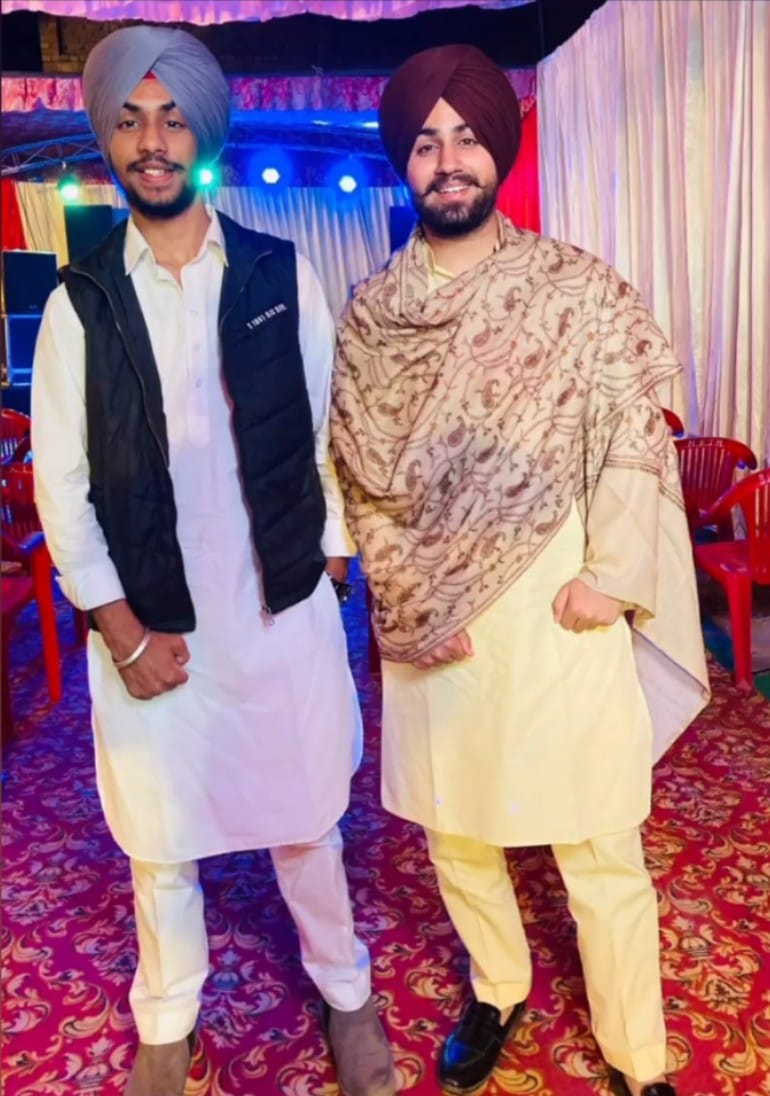
#> input picture abc.jpg, 770 x 1096 px
$ python splitmerge.py
#> lines starting #> are read from the running program, lines starting #| are printed output that depends on the picture
from heapq import merge
import cv2 as cv
import numpy as np

img = cv.imread('abc.jpg')
#> img is the input picture: shape (1096, 770, 3); mean B, G, R 131.5, 116.4, 157.1
cv.imshow('Image', img)

blank = np.zeros(img.shape[:2], dtype='uint8')

b,g,r = cv.split(img)
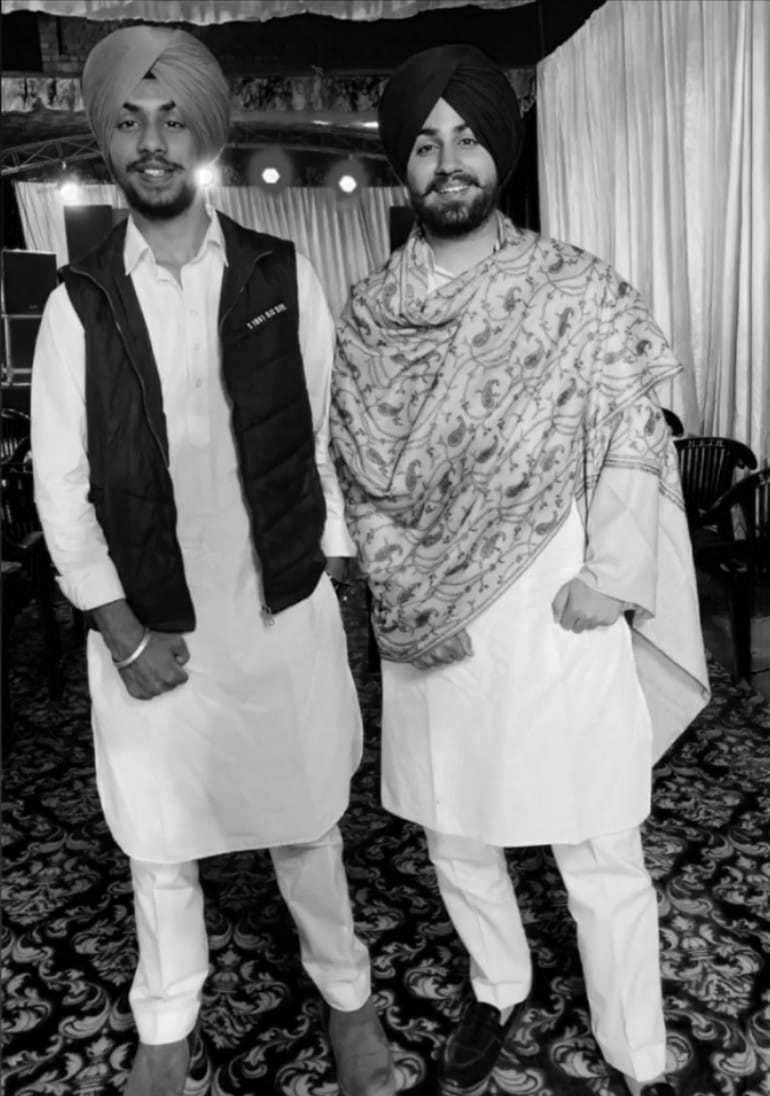
#> g: shape (1096, 770); min 0, max 255, mean 116.4
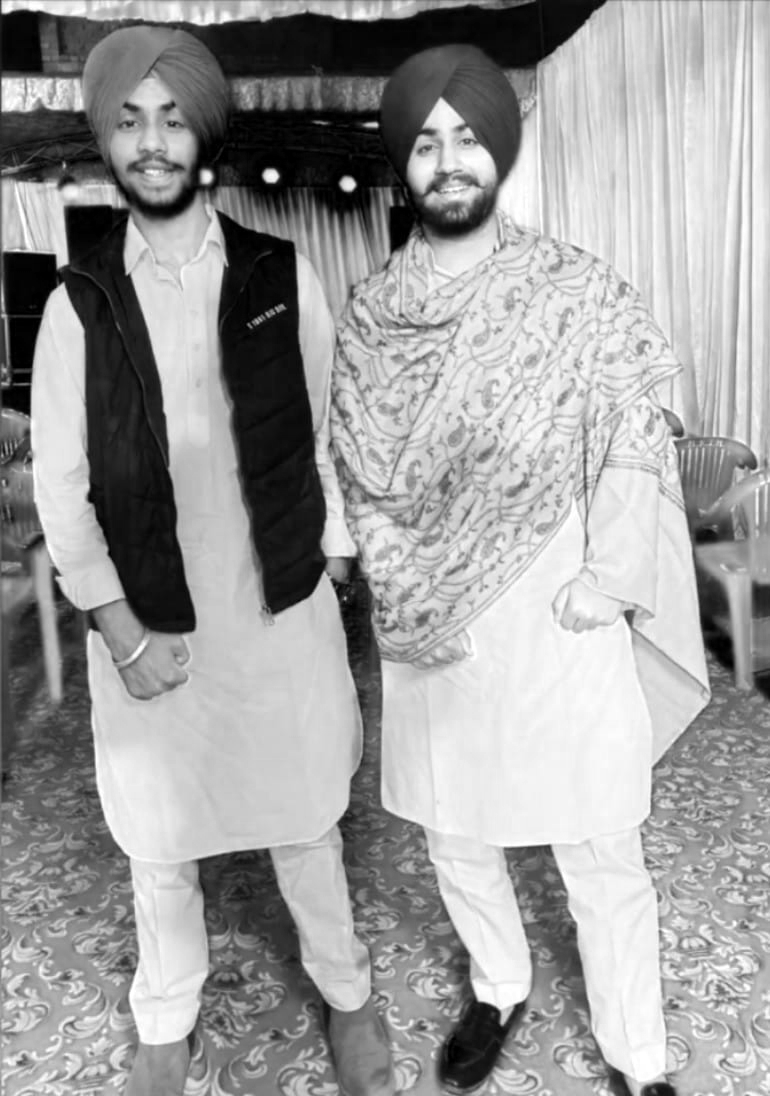
#> r: shape (1096, 770); min 0, max 255, mean 157.1
cv.imshow('Blue', b)
cv.imshow('Green', g)
cv.imshow('Red', r)

blue = cv.merge([b,blank,blank])
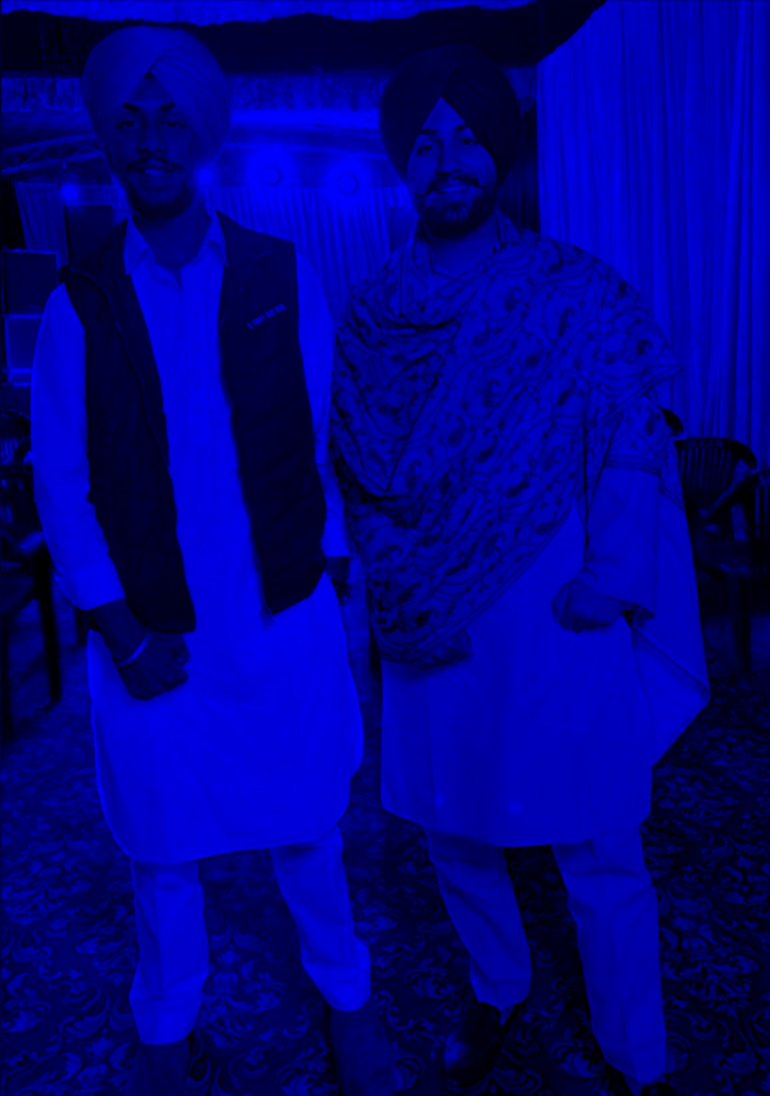
#> blue: shape (1096, 770, 3); mean of channels 0, 1, 2 131.5, 0, 0; drawn as B, G, R
green = cv.merge([blank,g,blank])
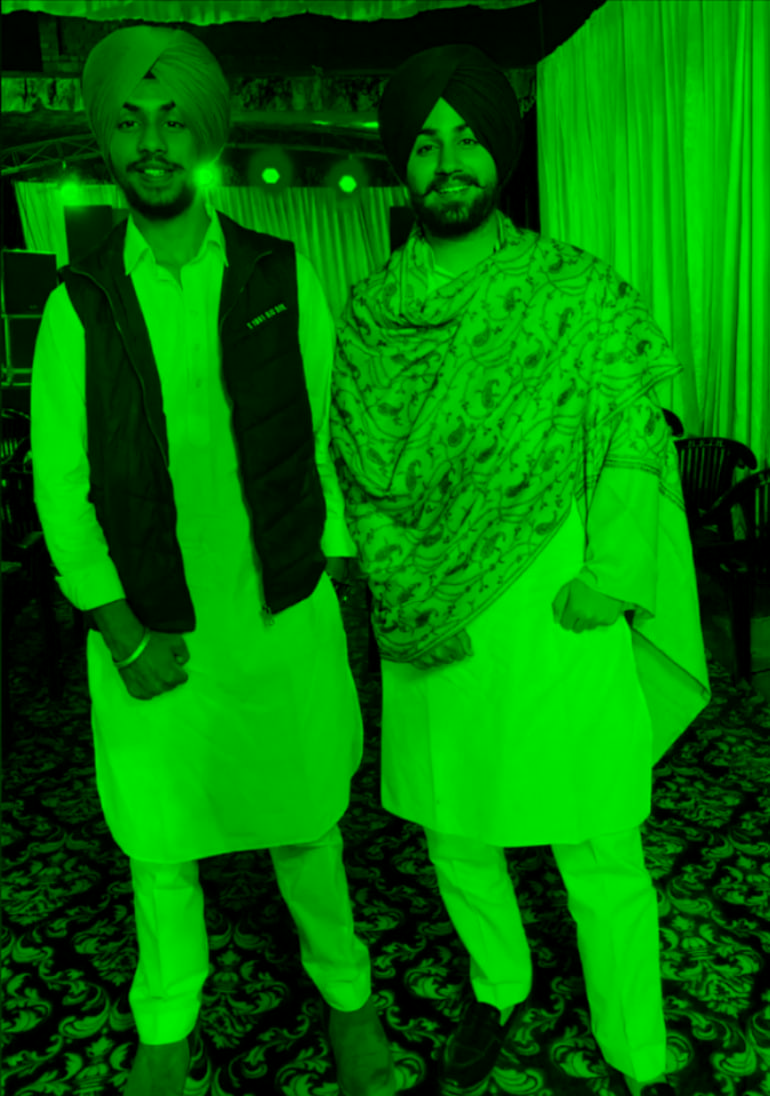
#> green: shape (1096, 770, 3); mean of channels 0, 1, 2 0, 116.4, 0; drawn as B, G, R
red = cv.merge([blank,blank,r])
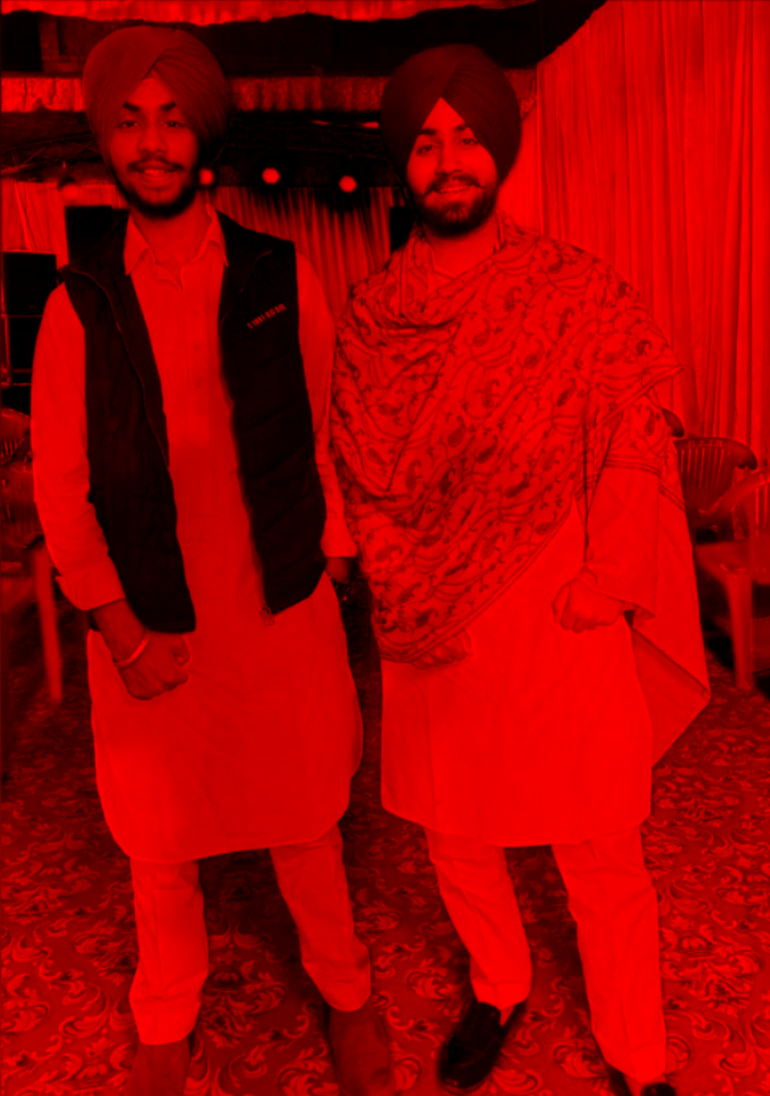
#> red: shape (1096, 770, 3); mean of channels 0, 1, 2 0, 0, 157.1; drawn as B, G, R
cv.imshow('Blue2', blue)
cv.imshow('Green2', green)
cv.imshow('Red2', red)

print(img.shape)
#| (1096, 770, 3)
print(b.shape)
#| (1096, 770)
print(g.shape)
#| (1096, 770)
print(r.shape)
#| (1096, 770)

merged = cv.merge([b,g,r])
cv.imshow('Merged', merged)

cv.waitKey(0)

$ run again, with cat.jpg copied over abc.jpg
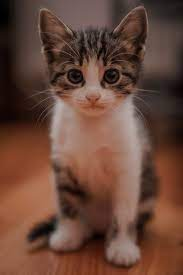
#> input picture cat.jpg, 183 x 275 px
#> img is the input picture: shape (275, 183, 3); mean B, G, R 57.3, 70.6, 104.7
#> `green = cv.merge([blank,g,blank])`:
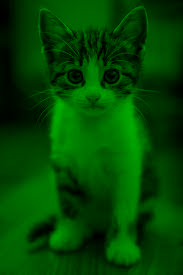
#> green: shape (275, 183, 3); mean of channels 0, 1, 2 0, 70.6, 0; drawn as B, G, R
#> `red = cv.merge([blank,blank,r])`:
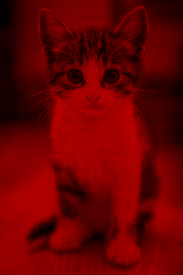
#> red: shape (275, 183, 3); mean of channels 0, 1, 2 0, 0, 104.7; drawn as B, G, R
#| (275, 183, 3)
#| (275, 183)
#| (275, 183)
#| (275, 183)

$ run again, with dubai.jpg copied over abc.jpg
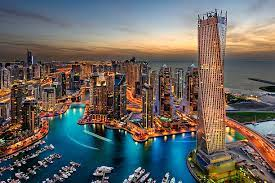
#> input picture dubai.jpg, 275 x 183 px
#> img is the input picture: shape (183, 275, 3); mean B, G, R 97.2, 100.6, 104.2
#> `green = cv.merge([blank,g,blank])`:
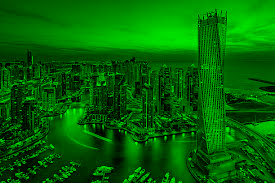
#> green: shape (183, 275, 3); mean of channels 0, 1, 2 0, 100.6, 0; drawn as B, G, R
#> `red = cv.merge([blank,blank,r])`:
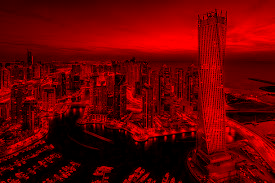
#> red: shape (183, 275, 3); mean of channels 0, 1, 2 0, 0, 104.2; drawn as B, G, R
#| (183, 275, 3)
#| (183, 275)
#| (183, 275)
#| (183, 275)
